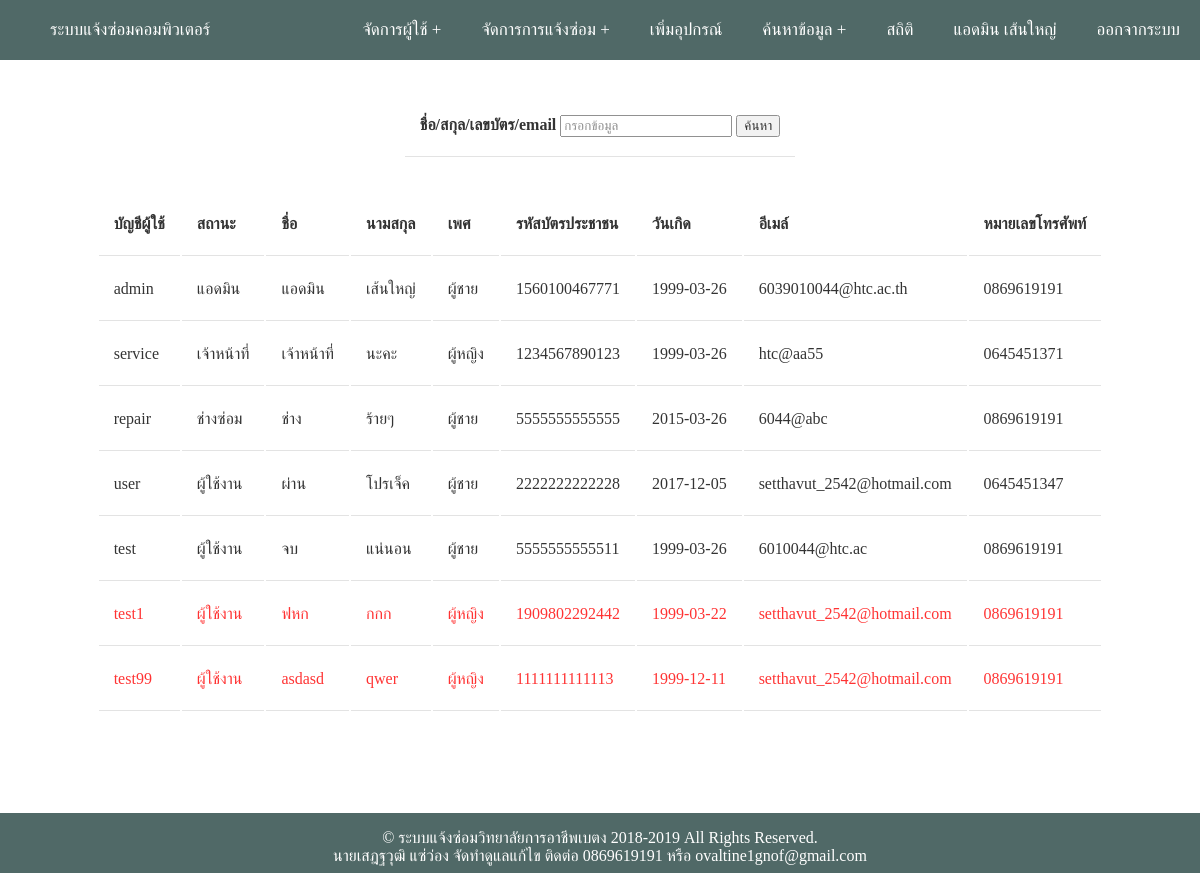
The page /search/search_user.php (signed in) on the database its author committed.
### tables this page shows
CREATE TABLE IF NOT EXISTS `user` (
  `user_id` int(11) NOT NULL AUTO_INCREMENT,
  `username` varchar(20) NOT NULL,
  `password` varchar(20) NOT NULL,
  `status` varchar(1) NOT NULL,
  `id_card` varchar(13) NOT NULL,
  `time` datetime NOT NULL,
  `count` int(11) NOT NULL,
  `u_w` varchar(2) NOT NULL,
  PRIMARY KEY (`user_id`),
  KEY `id_card` (`id_card`),
  KEY `u_w` (`u_w`)
);

CREATE TABLE IF NOT EXISTS `user_info` (
  `info_id` int(11) NOT NULL AUTO_INCREMENT,
  `id_card` varchar(13) NOT NULL,
  `name` varchar(30) NOT NULL,
  `surname` varchar(30) NOT NULL,
  `sex` varchar(1) NOT NULL,
  `email` varchar(30) NOT NULL,
  `phone` varchar(10) NOT NULL,
  `expire_date` date NOT NULL,
  PRIMARY KEY (`id_card`),
  UNIQUE KEY `id` (`info_id`)
);

### search/search_user.php (the view, shortened to what this page needs)
<?php
     include '../page/header.php';
	 require '../connect_db.inc.php';
?>
<?php
	$strKeyword = null;
?>
<form name="frmSearch" method="post" action="<?php echo $_SERVER['SCRIPT_NAME'];?>">
  <table >
    <tr>
<br>
      <th>ชื่อ/สกุล/เลขบัตร/email
      <input name="txtKeyword" type="text" id="txtKeyword" value="<?php echo $strKeyword;?>" placeholder="กรอกข้อมูล">
      <input type="submit" value="ค้นหา"></th>
    </tr>
  </table>
</form>
<?php
   $sql = "SELECT * FROM user INNER JOIN user_info ON user.id_card=user_info.id_card  WHERE name LIKE '%".$strKeyword."%' OR phone LIKE '%".$strKeyword."%'
   OR user.id_card LIKE '%".$strKeyword."%' OR surname LIKE '%".$strKeyword."%' OR email LIKE '%".$strKeyword."%' ";
   $query = mysqli_query($conn,$sql)or die (mysqli_error($conn));
?>
<br>
<table >
  <tr>
    <th >บัญชีผู้ใช้</th>
	 <th > สถานะ</th>
    <th >ชื่อ</th>
    <th >นามสกุล</th>
	<th>เพศ</th>
    <th >รหัสบัตรประชาชน</th>
	 <th >วันเกิด</th>
	  <th >อีเมล์</th>
	   <th >หมายเลขโทรศัพท์</th>
  </tr>
<?php
while($result=mysqli_fetch_array($query,MYSQLI_ASSOC))
{
	$s_status = $result["status"];
	$array_status = array('แอดมิน','เจ้าหน้าที่','ช่างซ่อม','ผู้ใช้งาน');
	switch ($s_status)
	{
	case "0":
	$status = $array_status[0];
	break;
	case "1":
	$status = $array_status[1];
	break;
	case "2":
	$status = $array_status[2];
	break;
	case "3":
	$status = $array_status[3];
	break;
	}
		if($result["u_w"] != 1)
		{
?>
  <tr>
    <td><font color="red"><?php echo $result["username"];?></font></td>
    <td><font color="red"><?php echo $status; ?></font></td>
    <td><font color="red"><?php echo $result["name"];?></font></td>
	<td><font color="red"><?php echo $result["surname"];?></font></td>
	<td><font color="red">
	<?php
	if ($result["sex"]=="m" OR $result["sex"]=="M")
	{
	echo "ผู้ชาย";
	}
	else if ($result["sex"]=="f" OR $result["sex"]=="F")
	{
	echo "ผู้หญิง";
	}
	?>
	</font>
	</td>
	<td><font color="red"><?php echo $result["id_card"];?></font></td>
	<td><font color="red"><?php echo $result["expire_date"];?></font></td>
	<td><font color="red"><?php echo $result["email"];?></font></td>
	<td><font color="red"><?php echo $result["phone"];?></font></td>
  </tr>
<?php
		}
		else
		{
?>
 <tr>
    <td><?php echo $result["username"];?></td>
    <td><?php echo $status; ?></td>
    <td><?php echo $result["name"];?></td>
	<td><?php echo $result["surname"];?></td>
	<td>
	<?php
	if ($result["sex"]=="m" OR $result["sex"]=="M")
	{
	echo "ผู้ชาย";
	}
	else if ($result["sex"]=="f" OR $result["sex"]=="F")
	{
	echo "ผู้หญิง";
	}
	?>
	</td>
	<td><?php echo $result["id_card"];?></td>
	<td><?php echo $result["expire_date"];?></td>
	<td><?php echo $result["email"];?></td>
	<td><?php echo $result["phone"];?></td>
  </tr>
<?php
		}
}
?>
</table>
<br><br>
<?php
include '../page/footer.php';
?>

### page/header.php (style rules this page uses)
* { box-sizing: border-box; font-family : Georgia, serif; }
body { margin: 0; padding: 0; font-family: 'Open Sans', sans-serif; line-height: 32px; }
th, td { border-bottom: 1px solid #ddd; padding: 15px; text-align: left; }

### rows shown on the page
user: username "admin", status "แอดมิน", id_card.name "แอดมิน", id_card.surname "เส้นใหญ่", shows "ผู้ชาย", id_card.id_card "1560100467771", id_card.expire_date "1999-03-26", id_card.email "6039010044@htc.ac.th", id_card.phone "0869619191"
user: username "service", status "เจ้าหน้าที่", id_card.name "เจ้าหน้าที่", id_card.surname "นะคะ", shows "ผู้หญิง", id_card.id_card "1234567890123", id_card.expire_date "1999-03-26", id_card.email "htc@aa55", id_card.phone "0645451371"
user: username "repair", status "ช่างซ่อม", id_card.name "ช่าง", id_card.surname "ร้ายๆ", shows "ผู้ชาย", id_card.id_card "5555555555555", id_card.expire_date "2015-03-26", id_card.email "6044@abc", id_card.phone "0869619191"
user: username "user", status "ผู้ใช้งาน", id_card.name "ผ่าน", id_card.surname "โปรเจ็ค", shows "ผู้ชาย", id_card.id_card "2222222222228", id_card.expire_date "2017-12-05", id_card.email "setthavut_2542@hotmail.com", id_card.phone "0645451347"
user: username "test", status "ผู้ใช้งาน", id_card.name "จบ", id_card.surname "แน่นอน", shows "ผู้ชาย", id_card.id_card "5555555555511", id_card.expire_date "1999-03-26", id_card.email "6010044@htc.ac", id_card.phone "0869619191"
user: username "test1", status "ผู้ใช้งาน", id_card.name "ฟหก", id_card.surname "กกก", shows "ผู้หญิง", id_card.id_card "1909802292442", id_card.expire_date "1999-03-22", id_card.email "setthavut_2542@hotmail.com", id_card.phone "0869619191"
user: username "test99", status "ผู้ใช้งาน", id_card.name "asdasd", id_card.surname "qwer", shows "ผู้หญิง", id_card.id_card "1111111111113", id_card.expire_date "1999-12-11", id_card.email "setthavut_2542@hotmail.com", id_card.phone "0869619191"

### other values the page prints
$name "แอดมิน"
$sur "เส้นใหญ่"
